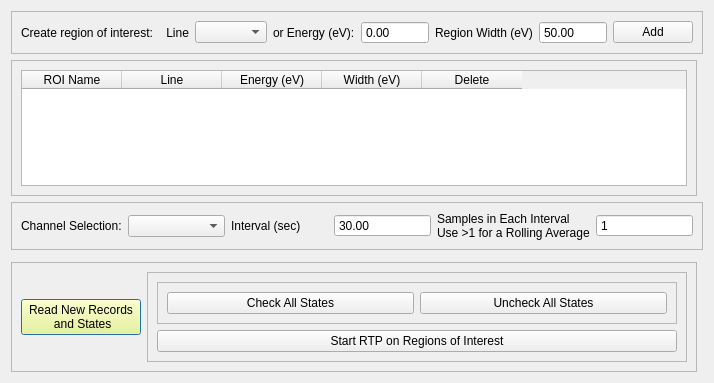
<?xml version="1.0" encoding="UTF-8"?>
<ui version="4.0">
 <class>Dialog</class>
 <widget class="QDialog" name="Dialog">
  <property name="geometry">
   <rect>
    <x>0</x>
    <y>0</y>
    <width>609</width>
    <height>383</height>
   </rect>
  </property>
  <property name="windowTitle">
   <string>Real-time Regions of Interest Setup</string>
  </property>
  <layout class="QGridLayout" name="gridLayout">
   <item row="2" column="0">
    <widget class="QFrame" name="frame_5">
     <property name="frameShape">
      <enum>QFrame::StyledPanel</enum>
     </property>
     <property name="frameShadow">
      <enum>QFrame::Raised</enum>
     </property>
     <layout class="QVBoxLayout" name="verticalLayout">
      <item>
       <widget class="QTableWidget" name="table">
        <property name="minimumSize">
         <size>
          <width>200</width>
          <height>100</height>
         </size>
        </property>
        <property name="maximumSize">
         <size>
          <width>16777215</width>
          <height>999999</height>
         </size>
        </property>
        <column>
         <property name="text">
          <string>ROI Name</string>
         </property>
        </column>
        <column>
         <property name="text">
          <string>Line</string>
         </property>
        </column>
        <column>
         <property name="text">
          <string>Energy (eV)</string>
         </property>
        </column>
        <column>
         <property name="text">
          <string>Width (eV)</string>
         </property>
        </column>
        <column>
         <property name="text">
          <string>Delete</string>
         </property>
        </column>
       </widget>
      </item>
     </layout>
    </widget>
   </item>
   <item row="5" column="0">
    <widget class="QFrame" name="frame_6">
     <property name="frameShape">
      <enum>QFrame::StyledPanel</enum>
     </property>
     <property name="frameShadow">
      <enum>QFrame::Raised</enum>
     </property>
     <layout class="QHBoxLayout" name="horizontalLayout_3">
      <item>
       <widget class="QPushButton" name="readNewButton">
        <property name="minimumSize">
         <size>
          <width>0</width>
          <height>22</height>
         </size>
        </property>
        <property name="maximumSize">
         <size>
          <width>120</width>
          <height>16777215</height>
         </size>
        </property>
        <property name="autoFillBackground">
         <bool>false</bool>
        </property>
        <property name="styleSheet">
         <string notr="true">background-color: rgb(255, 255, 127);</string>
        </property>
        <property name="text">
         <string>Read New Records
 and States</string>
        </property>
       </widget>
      </item>
      <item>
       <widget class="QFrame" name="frame_3">
        <property name="frameShape">
         <enum>QFrame::StyledPanel</enum>
        </property>
        <property name="frameShadow">
         <enum>QFrame::Raised</enum>
        </property>
        <layout class="QVBoxLayout" name="verticalLayout_2">
         <item>
          <widget class="QFrame" name="frame_4">
           <property name="frameShape">
            <enum>QFrame::StyledPanel</enum>
           </property>
           <property name="frameShadow">
            <enum>QFrame::Raised</enum>
           </property>
           <layout class="QHBoxLayout" name="horizontalLayout_4">
            <item>
             <widget class="QPushButton" name="checkAllButton">
              <property name="text">
               <string>Check All States</string>
              </property>
             </widget>
            </item>
            <item>
             <widget class="QPushButton" name="uncheckAllButton">
              <property name="text">
               <string>Uncheck All States</string>
              </property>
             </widget>
            </item>
           </layout>
          </widget>
         </item>
         <item>
          <widget class="QPushButton" name="startRTPButton">
           <property name="text">
            <string>Start RTP on Regions of Interest</string>
           </property>
          </widget>
         </item>
        </layout>
       </widget>
      </item>
     </layout>
    </widget>
   </item>
   <item row="4" column="0" colspan="2">
    <widget class="StatesGrid" name="statesGrid" native="true">
     <property name="autoFillBackground">
      <bool>false</bool>
     </property>
    </widget>
   </item>
   <item row="3" column="0" colspan="2">
    <widget class="QFrame" name="frame_2">
     <property name="enabled">
      <bool>true</bool>
     </property>
     <property name="maximumSize">
      <size>
       <width>16777215</width>
       <height>50</height>
      </size>
     </property>
     <property name="frameShape">
      <enum>QFrame::StyledPanel</enum>
     </property>
     <property name="frameShadow">
      <enum>QFrame::Raised</enum>
     </property>
     <layout class="QHBoxLayout" name="horizontalLayout">
      <item>
       <widget class="QLabel" name="label_3">
        <property name="text">
         <string>Channel Selection:</string>
        </property>
       </widget>
      </item>
      <item>
       <widget class="QComboBox" name="channelBox">
        <property name="currentText">
         <string/>
        </property>
       </widget>
      </item>
      <item>
       <widget class="QLabel" name="label_4">
        <property name="text">
         <string>Interval (sec)</string>
        </property>
       </widget>
      </item>
      <item>
       <widget class="QDoubleSpinBox" name="intervalBox">
        <property name="buttonSymbols">
         <enum>QAbstractSpinBox::NoButtons</enum>
        </property>
        <property name="decimals">
         <number>2</number>
        </property>
        <property name="maximum">
         <double>9999999.990000000223517</double>
        </property>
        <property name="value">
         <double>30.000000000000000</double>
        </property>
       </widget>
      </item>
      <item>
       <widget class="QLabel" name="label_7">
        <property name="text">
         <string>Samples in Each Interval
Use &gt;1 for a Rolling Average</string>
        </property>
       </widget>
      </item>
      <item>
       <widget class="QSpinBox" name="chunksBox">
        <property name="buttonSymbols">
         <enum>QAbstractSpinBox::NoButtons</enum>
        </property>
        <property name="maximum">
         <number>100000</number>
        </property>
        <property name="value">
         <number>1</number>
        </property>
       </widget>
      </item>
     </layout>
    </widget>
   </item>
   <item row="0" column="0" colspan="2">
    <widget class="QFrame" name="frame">
     <property name="frameShape">
      <enum>QFrame::StyledPanel</enum>
     </property>
     <property name="frameShadow">
      <enum>QFrame::Raised</enum>
     </property>
     <layout class="QHBoxLayout" name="horizontalLayout_2">
      <item>
       <widget class="QLabel" name="label">
        <property name="text">
         <string>Create region of interest:    Line</string>
        </property>
       </widget>
      </item>
      <item>
       <widget class="QComboBox" name="linesBox"/>
      </item>
      <item>
       <widget class="QLabel" name="label_5">
        <property name="text">
         <string>or Energy (eV):</string>
        </property>
       </widget>
      </item>
      <item>
       <widget class="QDoubleSpinBox" name="energyBox">
        <property name="buttonSymbols">
         <enum>QAbstractSpinBox::NoButtons</enum>
        </property>
        <property name="maximum">
         <double>999999999999999.000000000000000</double>
        </property>
       </widget>
      </item>
      <item>
       <widget class="QLabel" name="label_2">
        <property name="text">
         <string>Region Width (eV)</string>
        </property>
       </widget>
      </item>
      <item>
       <widget class="QDoubleSpinBox" name="widthBox">
        <property name="buttonSymbols">
         <enum>QAbstractSpinBox::NoButtons</enum>
        </property>
        <property name="maximum">
         <double>999999999999999.000000000000000</double>
        </property>
        <property name="value">
         <double>50.000000000000000</double>
        </property>
       </widget>
      </item>
      <item>
       <widget class="QPushButton" name="addButton">
        <property name="text">
         <string>Add</string>
        </property>
       </widget>
      </item>
     </layout>
    </widget>
   </item>
  </layout>
 </widget>
 <customwidgets>
  <customwidget>
   <class>StatesGrid</class>
   <extends>QWidget</extends>
   <header location="global">massGui.massless</header>
   <container>1</container>
  </customwidget>
 </customwidgets>
 <resources/>
 <connections/>
</ui>
